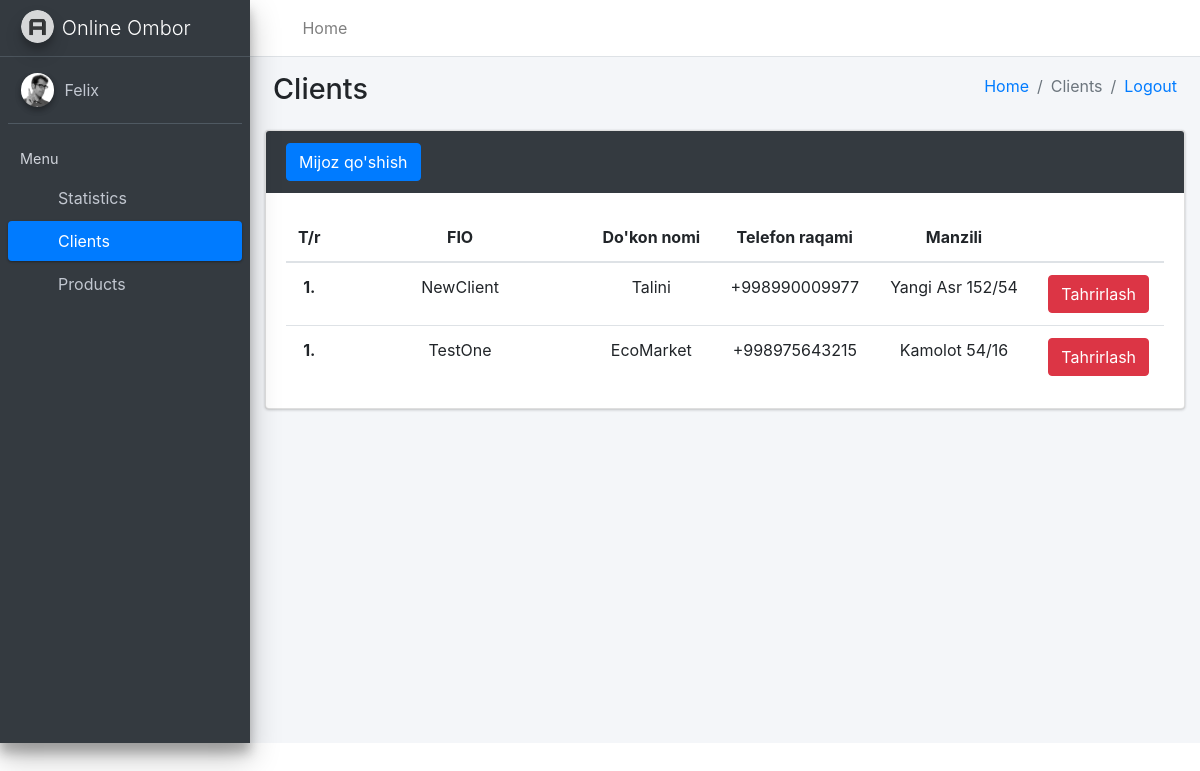
The page /bulimlar/clients/ (signed in) on the database its author committed.
### asosiy/models.py (models this page shows, shortened)
class Client(models.Model):
    ism = models.CharField(max_length=50)
    nom = models.CharField(max_length=50)
    tel = models.CharField(max_length=15)
    qarz = models.CharField(max_length=50)
    manzil = models.CharField(max_length=50)
    Ombor = models.ForeignKey(Omborxona,on_delete=models.CASCADE)

### asosiy/views.py (the view, shortened to what this page needs)
# urls.py: path('clients/',Clients.as_view()),
class Clients(View):
    def get(self,request):
        ombor = Omborxona.objects.get(user=request.user)
        data = {
        "clients": Client.objects.filter(Ombor=ombor)
        }
        return render(request, 'clients.html', data)

### templates/clients.html (shortened to what this page needs)
<!DOCTYPE html>
<html lang="en">
<head>
    {% load static %}
  <link rel="stylesheet" href="{% static 'plugins/fontawesome-free/css/all.min.css' %}">
  <link rel="stylesheet" href="https://code.ionicframework.com/ionicons/2.0.1/css/ionicons.min.css">
  <link rel="stylesheet" href="{% static 'dist/css/adminlte.min.css' %}">
  <link rel="stylesheet" href="https://maxcdn.bootstrapcdn.com/bootstrap/4.5.2/css/bootstrap.min.css">
</head>
<body class="hold-transition sidebar-mini">
<div class="wrapper">
  <nav class="main-header navbar navbar-expand navbar-white navbar-light">
    <ul class="navbar-nav">
      <li class="nav-item">
        <a class="nav-link" data-widget="pushmenu" href="#" role="button"><i class="fas fa-bars"></i></a>
      </li>
      <li class="nav-item d-none d-sm-inline-block">
        <a href="#" class="nav-link">Home</a>
      </li>
    </ul>
  </nav>
  <aside class="main-sidebar sidebar-dark-primary elevation-4">
    <a href="../index.html" class="brand-link">
      <img src="../dist/img/AdminLTELogo.png" alt="AdminLTE Logo" class="brand-image img-circle elevation-3" style="opacity: .8">
      <span class="brand-text font-weight-light">Online Ombor</span>
    </a>
    <div class="sidebar">
      <div class="user-panel mt-3 pb-3 mb-3 d-flex">
        <div class="image">
          <img src="../dist/img/user2-160x160.jpg" class="img-circle elevation-2" alt="User Image">
        </div>
        <div class="info">
          <a href="#" class="d-block">Felix</a>
        </div>
      </div>
      <nav class="mt-2">
        <ul class="nav nav-pills nav-sidebar flex-column" data-widget="treeview" role="menu" data-accordion="false">
          <li class="nav-header">Menu</li>
          <li class="nav-item">
            <a href="/stats/" class="nav-link">
              <i class="nav-icon far fa-circle text-warning"></i>
              <p>Statistics</p>
            </a>
          </li>
          <li class="nav-item">
            <a href="/bulimlar/clients/" class="nav-link active">
              <i class="nav-icon far fa-circle text-danger"></i>
              <p class="text">Clients</p>
            </a>
          </li>
          <li class="nav-item">
            <a href="/bulimlar/mahsulotlar/" class="nav-link">
              <i class="nav-icon far fa-circle text-info"></i>
              <p>Products</p>
            </a>
          </li>
        </ul>
      </nav>
    </div>
  </aside>
  <div class="content-wrapper">
    <div class="content-header">
      <div class="container-fluid">
        <div class="row mb-2">
          <div class="col-sm-6">
            <h1 class="m-0">Clients</h1>
          </div>
          <div class="col-sm-6">
            <ol class="breadcrumb float-sm-right">
             <li class="breadcrumb-item"><a href="#">Home</a></li>
              <li class="breadcrumb-item active">Clients</li>
              <li class="breadcrumb-item"><a href="/logout/">Logout</a></li>
            </ol>
          </div>
        </div>
      </div>
    </div>
    <div class="col-md-12">
        <div class="card card-dark">
            <div class="card-header border-0">
                <div class="d-flex justify-content-between">
                    <button type="submit" class="btn btn-primary" data-toggle="modal" data-target="#myModal">Mijoz qo'shish</button>
                </div>
            </div>
            <div class="card-body">
                <table class="table" style="text-align: center;">
                    <thead>
                        <tr>
                            <th scope="col" style="width: 15px">T/r</th>
                            <th scope="col" style="width: 255px; text-align: center;">FIO</th>
                            <th scope="col" style="text-align: center;">Do'kon nomi</th>
                            <th scope="col" style="text-align: center;">Telefon raqami</th>
                            <th scope="col" style="text-align: center;">Manzili</th>
                            <th scope="col" style="text-align: center;"></th>
                        </tr>
                    </thead>
                    <tbody>
                    {% for cl in clients %}
                        <tr>
                            <th scope="row">1.</th>
                            <td>{{cl.ism}}</td>
                            <td>{{cl.nom}}</td>
                            <td>{{cl.tel}}</td>
                            <td>{{cl.manzil}}</td>
                            <td><a href="#"><button type="submit" class="btn btn-danger" data-toggle="modal">Tahrirlash</button></a></td>
                        </tr>
                    {% endfor %}
                    </tbody>
                </table>
            </div>
        </div>
    </div>
</body>
</html>

### rows shown on the page
Client: ism "NewClient", nom "Talini", tel "+998990009977", manzil "Yangi Asr 152/54"
Client: ism "TestOne", nom "EcoMarket", tel "+998975643215", manzil "Kamolot 54/16"
